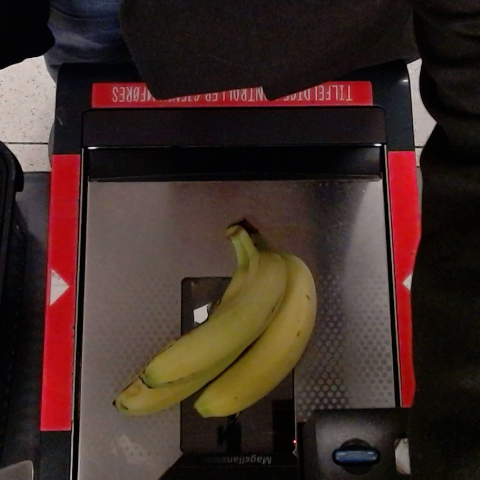
#> input picture test.png, 480 x 480 px, given in place of Nesten alle varer sakte tempo 480P.mp4, which was not available
$ python vid.py
#> lines starting #> are read from the running program, lines starting #| are printed output that depends on the picture; after the words box and inside, x2 and y2 are one past the last pixel; in counts of white or black regions, pixels touching at a corner belong together; pictures that were not available may be replaced by others from this repository, and a replacement may not be noted
import cv2
import numpy as np
import os
from datetime import timedelta

# Original coordinates (screen resolution 1920x1080)
scanner_pts_original = np.array([
    [670, 475],
    [1285, 460],
    [1290, 1070],
    [680, 1070]
], dtype=np.int32)

# Define the screen resolution (1920x1080) and video resolution (854x480)
original_width = 1920
original_height = 1080
new_width = 854  # put in actual video resolution width
new_height = 480  # put in actual video resolution height

# Function to remap coordinates
def remap_coordinates(coords, original_width, original_height, new_width, new_height):
#> called with coords = array of shape (4, 2), original_width = 1920, original_height = 1080, new_width = 854, new_height = 480
    remapped_coords = []
    for x, y in coords:
        new_x = int((x / original_width) * new_width)
        new_y = int((y / original_height) * new_height)
        remapped_coords.append([new_x, new_y])
    return np.array(remapped_coords, dtype=np.int32)

# Remap the coordinates
scanner_pts = remap_coordinates(scanner_pts_original, original_width, original_height, new_width, new_height)

def is_object_in_scanner(frame, scanner_mask, bg_subtractor, threshold=1700):
    fg_mask = bg_subtractor.apply(frame)
    scanner_fg = cv2.bitwise_and(fg_mask, fg_mask, mask=scanner_mask)
    motion_pixels = cv2.countNonZero(scanner_fg)
    return motion_pixels > threshold

def create_scanner_mask(frame_shape, scanner_pts):
    mask = np.zeros((frame_shape[0], frame_shape[1]), dtype=np.uint8)
    cv2.fillPoly(mask, [scanner_pts], 255)
    return mask

# Function to format timestamp as HHMMSS
def format_timestamp(timestamp):
    return str(timedelta(seconds=timestamp)).split(".")[0].replace(":", "")

def process_and_save_video(video_path):
    cap = cv2.VideoCapture(video_path)
    bg_subtractor = cv2.createBackgroundSubtractorMOG2(history=500, varThreshold=50, detectShadows=False)

    fps = cap.get(cv2.CAP_PROP_FPS)
    if fps == 0:
        fps = 30  # fallback

    ret, first_frame = cap.read()
#> first_frame is the input picture: shape (480, 480, 3); mean B, G, R 38.1, 43.9, 62.5
    if not ret:
        print("Failed to read video.")
        return

    scanner_mask = create_scanner_mask(first_frame.shape[:2], scanner_pts)
#> in create_scanner_mask, `cv2.fillPoly(mask, [scanner_pts], 255)`:
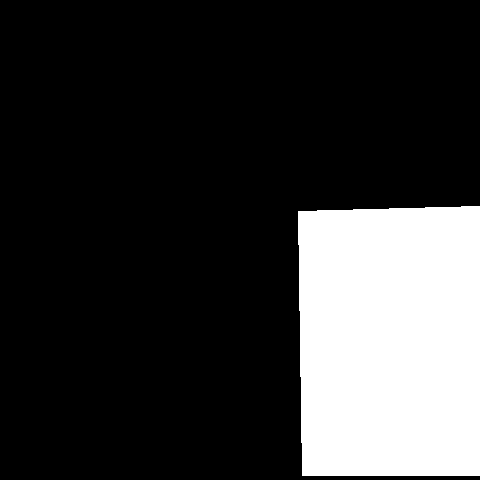
#> mask: shape (480, 480); 20.9% white; 1 white region, box (x1, y1, x2, y2) and area: (298, 206, 480, 476) 48157

    # Create the "screenshots" folder if it doesn't exist
    if not os.path.exists("screenshots"):
        os.makedirs("screenshots")

    # Define output video writer
    fourcc = cv2.VideoWriter_fourcc(*'mp4v')
    output = cv2.VideoWriter('scanner_output.mp4', fourcc, fps, (int(cap.get(3)), int(cap.get(4))))

    frame_index = 0
    red_duration = 0  # Track the duration for which the rectangle is red (object detected)

    while cap.isOpened():
        ret, frame = cap.read()
        if not ret:
            break

        object_detected = is_object_in_scanner(frame, scanner_mask, bg_subtractor)
#> in is_object_in_scanner, `fg_mask = bg_subtractor.apply(frame)`: fg_mask: shape (480, 480); every value is 255
#> in is_object_in_scanner, `motion_pixels = cv2.countNonZero(scanner_fg)`: motion_pixels = 48157
#> object_detected = True

        # If the rectangle is red, start tracking the time
        if object_detected:
            red_duration += 1 / fps  # Increase time in seconds
        else:
            red_duration = 0  # Reset if object is no longer detected

        # If the rectangle stays red for more than 1.5 seconds, take a screenshot
        if red_duration > 1.8:
            timestamp = frame_index / fps
            formatted_timestamp = format_timestamp(timestamp)
            screenshot_filename = f"screenshots/screenshot_{timestamp:.2f}.png"
            cv2.imwrite(screenshot_filename, frame)  # Save the screenshot
            print(f"Screenshot taken at {timestamp:.2f}s: {screenshot_filename}")
            red_duration = 0  # Reset the timer after taking the screenshot

        # Display timestamp
        timestamp = frame_index / fps
        cv2.putText(frame, f"Time: {timestamp:.2f}s", (30, 50), cv2.FONT_HERSHEY_SIMPLEX, 1, (255, 0, 0), 2)

        if object_detected:
            cv2.putText(frame, "Object Detected", (30, 100), cv2.FONT_HERSHEY_SIMPLEX, 1, (0, 0, 255), 2)
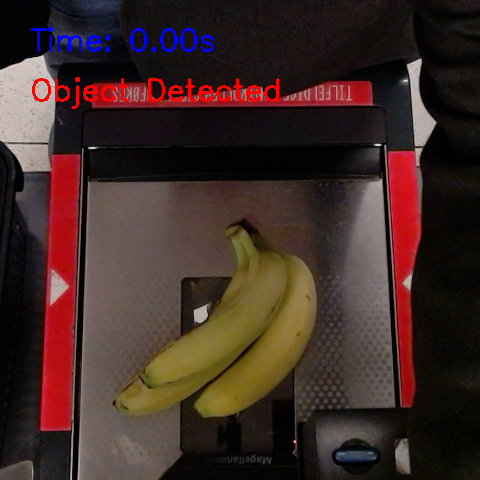
#> frame: shape (480, 480, 3); mean B, G, R 38.9, 43.3, 63.7

        # Write the frame to output video
        output.write(frame)

        frame_index += 1

    cap.release()
    output.release()

# Example usage:
process_and_save_video("vid/Nesten alle varer sakte tempo 480P.mp4")

$ run again, on 2.png
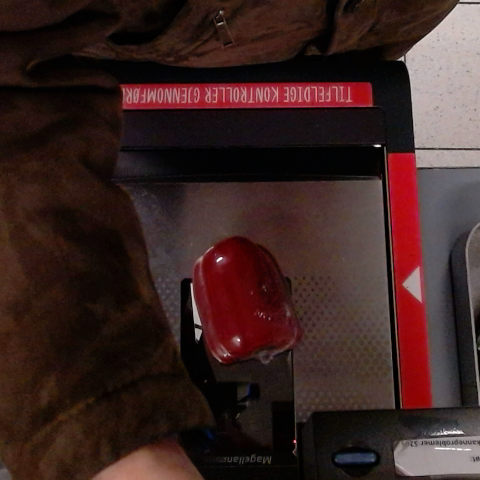
#> input picture 2.png, 480 x 480 px, given in place of Nesten alle varer sakte tempo 480P.mp4, which was not available
#> in process_and_save_video, first_frame is the input picture: shape (480, 480, 3); mean B, G, R 34, 36.5, 59
#> mask: shape (480, 480); 20.9% white; 1 white region, box (x1, y1, x2, y2) and area: (298, 206, 480, 476) 48157
#> fg_mask: shape (480, 480); every value is 255
#> motion_pixels = 48157
#> object_detected = True
#> in process_and_save_video, `cv2.putText(frame, "Object Detected", (30, 100), cv2.FONT_HERSHEY_SIMP..`:
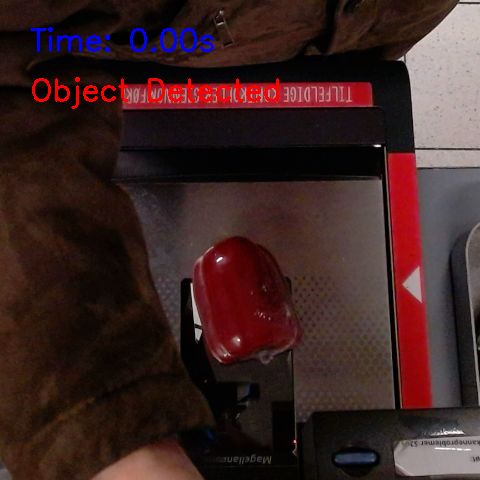
#> frame: shape (480, 480, 3); mean B, G, R 34.9, 36.1, 60.1
